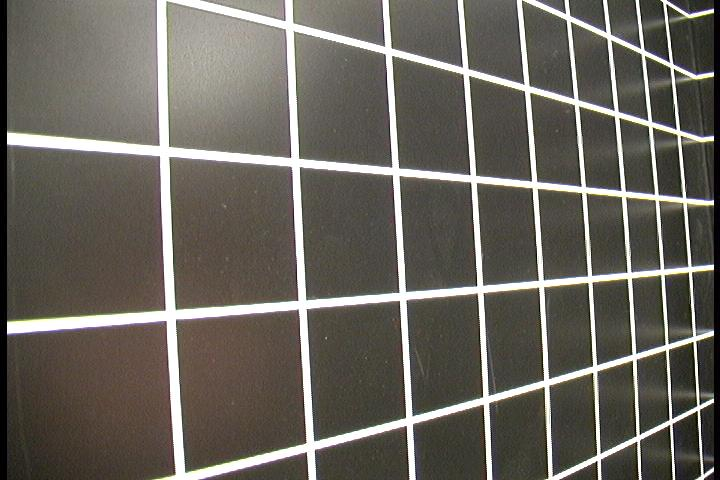
%> input picture HW3/Board.jpg, 720 x 480 px
$ octave Zhang_homework3Rectification.m   (GNU Octave 9; MATLAB toolbox functions it lacks are replaced by stand-ins)
%> lines starting %> are read from the running program, lines starting %| are printed output that depends on the picture
clear all
close all
%% picture board
I = imread('Board.jpg');
%> I is the input picture: size 480x720x3 uint8; mean R, G, B 105.7, 101.8, 94.3
a=[290,27,1;
    679,132,1;
    184,478,1;
    695,339,1];
c=[162,14,1;
   180,451,1;
   667,12,1;
   702,459,1];
l1=cross(a(1,:),a(2,:));
l2=cross(a(3,:),a(4,:));
p1=cross(l1,l2);
l3=cross(c(1,:),c(2,:));
l4=cross(c(3,:),c(4,:));
p2=cross(l3,l4);
l=cross(p1,p2);
l=l/norm(l);
l=l/l(3);
H1=[1,0,0;
   0,1,0;
   l(1),l(2),l(3)];
H1=H1';
tform = projective2d(H1);
I1= imwarp(I,tform);
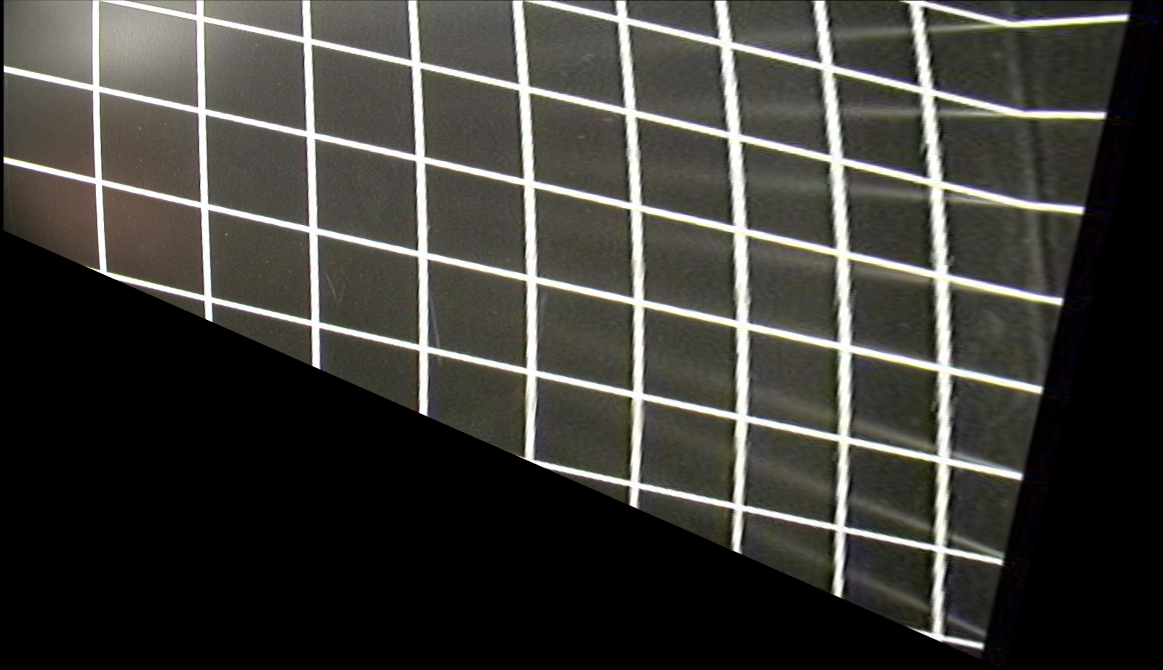
%> I1: size 1340x2326x3 uint8 (shown at 1/2 size); mean R, G, B 62.2, 61.1, 56.6
c=[13,137,1;
   2069,597,1;
   1060,907,1;
   1042,15,1];
d=[835,133,1;
   1485,837,1;
   850,697,1;
   1834,8,1];
x1=cross(c(1,:),c(2,:));
y1=cross(c(3,:),c(4,:));
x2=cross(d(1,:),d(2,:));
y2=cross(d(3,:),d(4,:));
U=    [ x1(1)*y1(1), (x1(1)*y1(2)+x1(2)*y1(1)) , x1(2)*y1(2);
        x2(1)*y2(1), (x2(1)*y2(2)+x2(2)*y2(1)),  x2(2)*y2(2)];
P=U'*U;
[V,D]=eig(P);
S=V(:,1)/V(3,1);
G=[S(1),S(2);
    S(2),S(3)];
k22=sqrt(S(3));
k12=S(2)/k22;
k11=sqrt(S(1)-k12^2);
H2=[k11/1.0233,k12/1.0233,0;
    0,k22/1.0233,0;
    0,0,1];
H2=H2';
tform1 = projective2d(inv(H2));
I2= imwarp(I1,tform1);
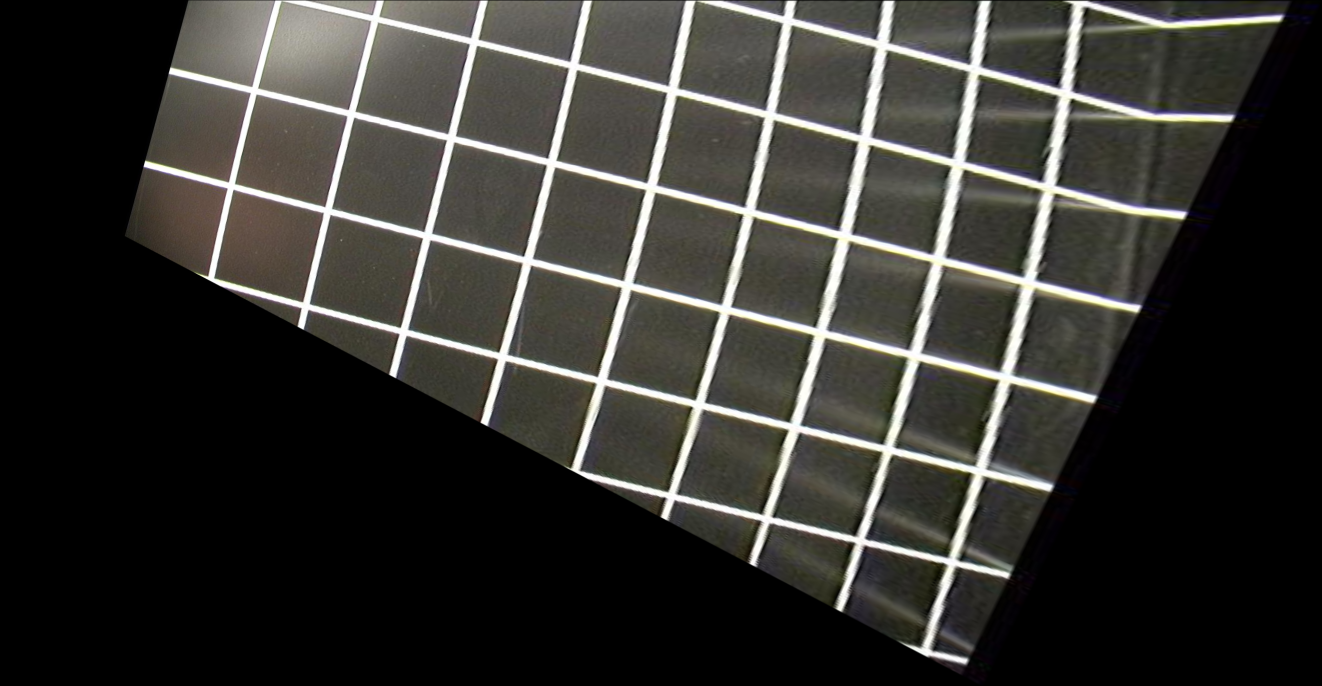
%> I2: size 1372x2643x3 uint8 (shown at 1/2 size); mean R, G, B 53.5, 52.5, 48.6
J = imrotate(I2,14);
J=J(1:1500,300:2515,:);
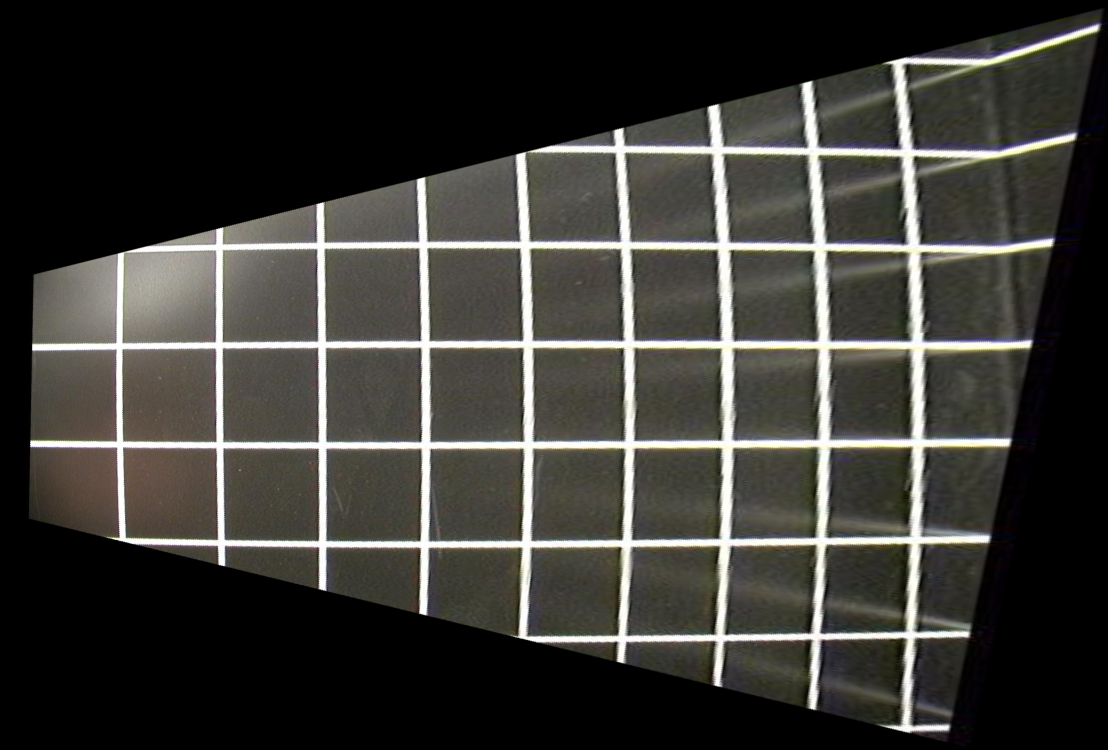
%> J: size 1500x2216x3 uint8 (shown at 1/2 size); mean R, G, B 58.3, 57.3, 53
figure
imshow(J)
%% picture rig_original
image= imread('rig_original.jpg');
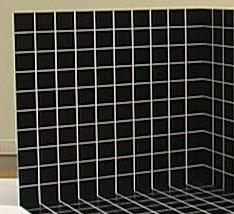
%> input picture HW3/rig_original.JPG, 234 x 214 px
%> image is the input picture: size 214x234x3 uint8; mean R, G, B 60.1, 58.7, 52.7
e=[14,12,1;
    203,9,1;
    20,209,1;
    204,181,1];
l1=cross(e(1,:),e(2,:));
l2=cross(e(3,:),e(4,:));
p1=cross(l1,l2);
l3=cross(e(1,:),e(3,:));
l4=cross(e(2,:),e(4,:));
p2=cross(l3,l4);
l=cross(p1,p2);
l=l/norm(l);
l=l/l(3);
H3=[1,0,0;
   0,1,0;
   l(1),l(2),l(3)];
H3=H3';
tform = projective2d(H3);
image1= imwarp(image,tform);
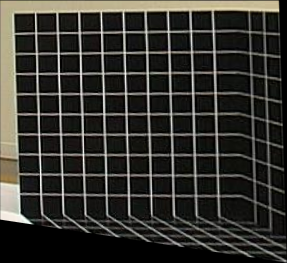
%> image1: size 263x287x3 uint8; mean R, G, B 51.4, 50.3, 45.4
f=[14,13,1;
   236,13,1;
   21,218,1;
   243,218,1];
x1=cross(f(1,:),f(2,:));
y1=cross(f(2,:),f(4,:));
x2=cross(f(1,:),f(4,:));
y2=cross(f(2,:),f(3,:));
U=    [ x1(1)*y1(1), (x1(1)*y1(2)+x1(2)*y1(1)) , x1(2)*y1(2);
        x2(1)*y2(1), (x2(1)*y2(2)+x2(2)*y2(1)),  x2(2)*y2(2)];
P=U'*U;
[V,D]=eig(P);
S=V(:,1)/V(3,1);
G=[S(1),S(2);
    S(2),S(3)];
k22=sqrt(S(3));
k12=S(2)/k22;
k11=sqrt(S(1)-k12^2);
H2=[k11/1.0406,k12/1.0406,0;
    0,k22/1.0406,0;
    0,0,1];
H2=H2';
tform1 = projective2d(inv(H2));
image2= imwarp(image1,tform1);
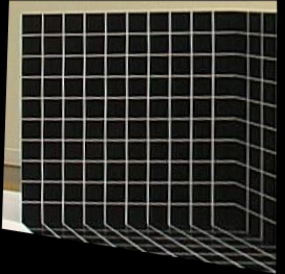
%> image2: size 274x285x3 uint8; mean R, G, B 49.7, 48.6, 43.8
figure
imshow(image2)
